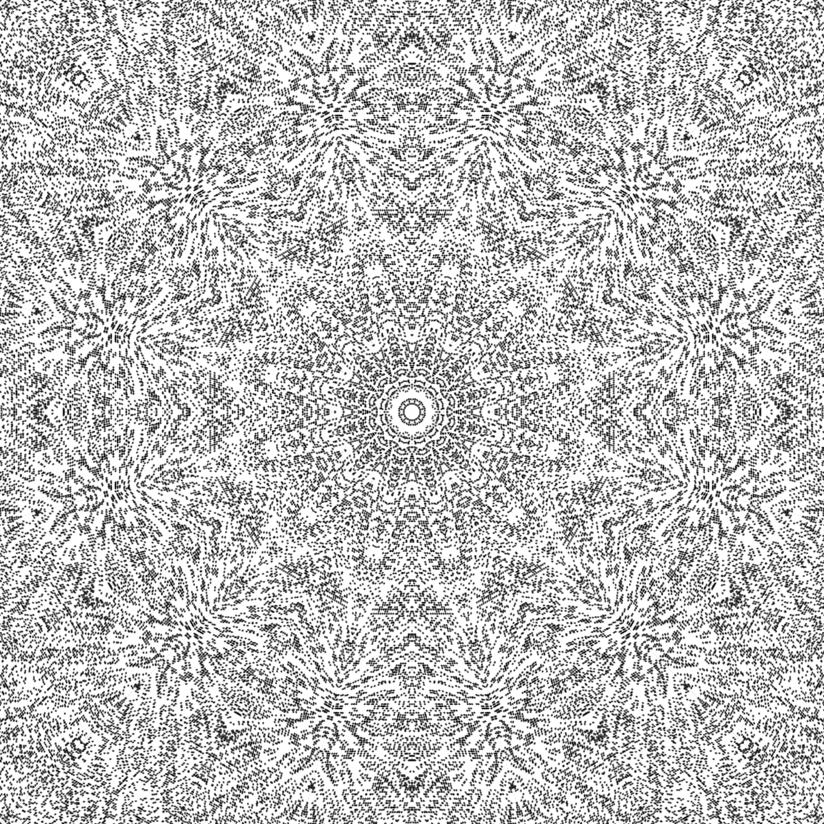
#> input picture playground/gabor/input.png, 824 x 824 px
$ jupyter execute Gabor_threads.ipynb   (shell and % lines are left out)
#> lines starting #> are read from the running program, lines starting #| are printed output that depends on the picture
#> further down, input_image is the input picture: shape (824, 824, 3); min 0, max 255, mean 192.3
[cell 1]
## from OpenCV Samples https://github.com/opencv/opencv/blob/master/samples/python/gabor_threads.py

from __future__ import print_function

import numpy as np
import cv2 as cv
from multiprocessing.pool import ThreadPool

import matplotlib
from matplotlib import pyplot as plt

[cell 2]
def build_filters():
    filters = []
    ksize = 31
    for theta in np.arange(0, np.pi, np.pi / 16):
        kern = cv.getGaborKernel((ksize, ksize), 4.0, theta, 10.0, 0.5, 0, ktype=cv.CV_32F)
        kern /= 1.5*kern.sum()
        filters.append(kern)
    return filters

[cell 3]
def process_threaded(img, filters, threadn = 8):
#> called with threadn = 8
    accum = np.zeros_like(img)
    def f(kern):
        return cv.filter2D(img, cv.CV_8UC3, kern)
    pool = ThreadPool(processes=threadn)
    for fimg in pool.imap_unordered(f, filters):
        np.maximum(accum, fimg, accum)
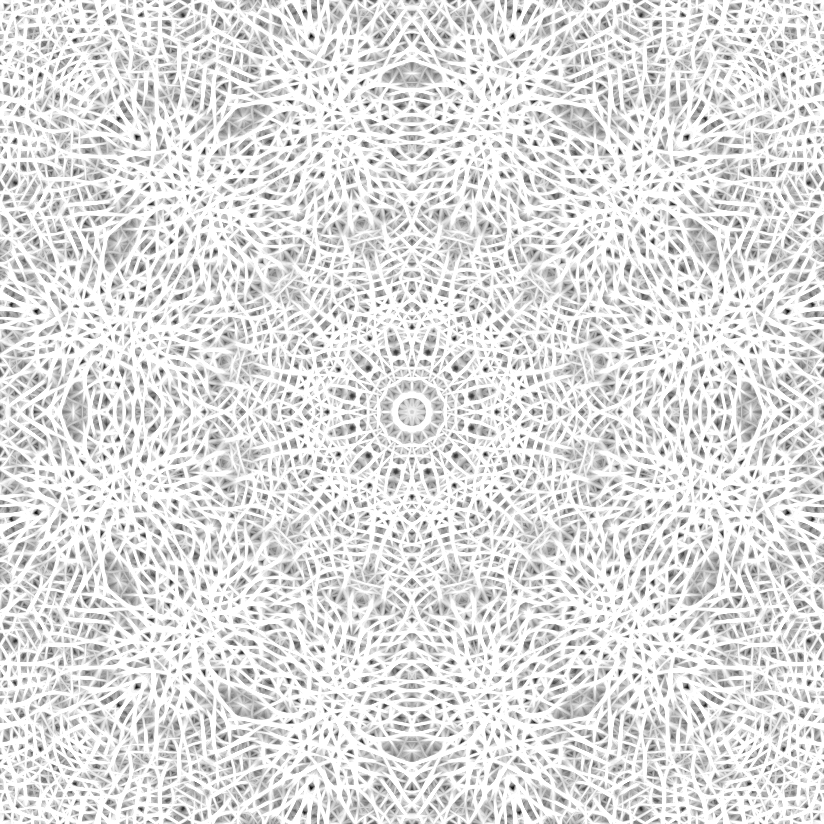
#> accum: shape (824, 824, 3); min 11, max 255, mean 222.1
    return accum

[cell 4]
# input image
input_image = cv.imread('input.png')
plt.figure(figsize=(15,15))
plt.imshow(input_image)

[cell 5]
filters = build_filters()
result = process_threaded(input_image, filters)

[cell 6]
plt.figure(figsize=(15,15))
plt.imshow(result)

[cell 7]
cv.imwrite("output.png", result)
#> Out = True
